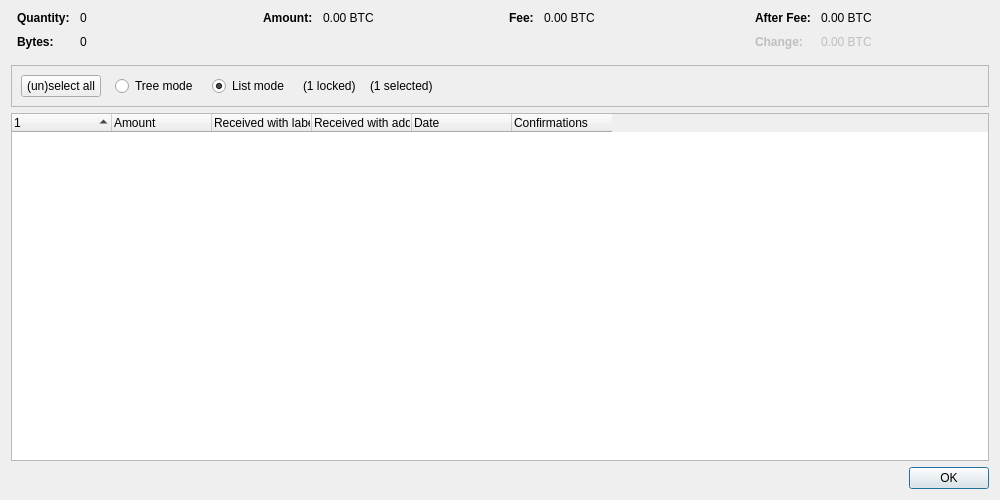
<?xml version="1.0" encoding="UTF-8"?>
<ui version="4.0">
 <class>CoinControlDialog</class>
 <widget class="QDialog" name="CoinControlDialog">
  <property name="geometry">
   <rect>
    <x>0</x>
    <y>0</y>
    <width>1000</width>
    <height>500</height>
   </rect>
  </property>
  <property name="windowTitle">
   <string>Coin Selection</string>
  </property>
  <layout class="QVBoxLayout" name="verticalLayout">
   <item>
    <layout class="QHBoxLayout" name="horizontalLayoutTop" stretch="0,0,0,0">
     <property name="topMargin">
      <number>0</number>
     </property>
     <property name="bottomMargin">
      <number>10</number>
     </property>
     <item>
      <layout class="QFormLayout" name="formLayoutCoinControl1">
       <property name="labelAlignment">
        <set>Qt::AlignLeft|Qt::AlignVCenter</set>
       </property>
       <property name="horizontalSpacing">
        <number>10</number>
       </property>
       <property name="verticalSpacing">
        <number>10</number>
       </property>
       <property name="leftMargin">
        <number>6</number>
       </property>
       <property name="rightMargin">
        <number>6</number>
       </property>
       <item row="0" column="0">
        <widget class="QLabel" name="labelCoinControlQuantityText">
         <property name="font">
          <font>
           <weight>75</weight>
           <bold>true</bold>
          </font>
         </property>
         <property name="text">
          <string>Quantity:</string>
         </property>
        </widget>
       </item>
       <item row="0" column="1">
        <widget class="QLabel" name="labelCoinControlQuantity">
         <property name="cursor">
          <cursorShape>IBeamCursor</cursorShape>
         </property>
         <property name="contextMenuPolicy">
          <enum>Qt::ActionsContextMenu</enum>
         </property>
         <property name="text">
          <string notr="true">0</string>
         </property>
         <property name="textInteractionFlags">
          <set>Qt::LinksAccessibleByMouse|Qt::TextSelectableByKeyboard|Qt::TextSelectableByMouse</set>
         </property>
        </widget>
       </item>
       <item row="1" column="0">
        <widget class="QLabel" name="labelCoinControlBytesText">
         <property name="font">
          <font>
           <weight>75</weight>
           <bold>true</bold>
          </font>
         </property>
         <property name="text">
          <string>Bytes:</string>
         </property>
        </widget>
       </item>
       <item row="1" column="1">
        <widget class="QLabel" name="labelCoinControlBytes">
         <property name="cursor">
          <cursorShape>IBeamCursor</cursorShape>
         </property>
         <property name="contextMenuPolicy">
          <enum>Qt::ActionsContextMenu</enum>
         </property>
         <property name="text">
          <string notr="true">0</string>
         </property>
         <property name="textInteractionFlags">
          <set>Qt::LinksAccessibleByMouse|Qt::TextSelectableByKeyboard|Qt::TextSelectableByMouse</set>
         </property>
        </widget>
       </item>
      </layout>
     </item>
     <item>
      <layout class="QFormLayout" name="formLayoutCoinControl2">
       <property name="horizontalSpacing">
        <number>10</number>
       </property>
       <property name="verticalSpacing">
        <number>10</number>
       </property>
       <property name="leftMargin">
        <number>6</number>
       </property>
       <property name="rightMargin">
        <number>6</number>
       </property>
       <item row="0" column="0">
        <widget class="QLabel" name="labelCoinControlAmountText">
         <property name="font">
          <font>
           <weight>75</weight>
           <bold>true</bold>
          </font>
         </property>
         <property name="text">
          <string>Amount:</string>
         </property>
        </widget>
       </item>
       <item row="0" column="1">
        <widget class="QLabel" name="labelCoinControlAmount">
         <property name="cursor">
          <cursorShape>IBeamCursor</cursorShape>
         </property>
         <property name="contextMenuPolicy">
          <enum>Qt::ActionsContextMenu</enum>
         </property>
         <property name="text">
          <string notr="true">0.00 BTC</string>
         </property>
         <property name="textInteractionFlags">
          <set>Qt::LinksAccessibleByMouse|Qt::TextSelectableByKeyboard|Qt::TextSelectableByMouse</set>
         </property>
        </widget>
       </item>
      </layout>
     </item>
     <item>
      <layout class="QFormLayout" name="formLayoutCoinControl3">
       <property name="horizontalSpacing">
        <number>10</number>
       </property>
       <property name="verticalSpacing">
        <number>10</number>
       </property>
       <property name="leftMargin">
        <number>6</number>
       </property>
       <property name="rightMargin">
        <number>6</number>
       </property>
       <item row="0" column="0">
        <widget class="QLabel" name="labelCoinControlFeeText">
         <property name="font">
          <font>
           <weight>75</weight>
           <bold>true</bold>
          </font>
         </property>
         <property name="text">
          <string>Fee:</string>
         </property>
        </widget>
       </item>
       <item row="0" column="1">
        <widget class="QLabel" name="labelCoinControlFee">
         <property name="cursor">
          <cursorShape>IBeamCursor</cursorShape>
         </property>
         <property name="contextMenuPolicy">
          <enum>Qt::ActionsContextMenu</enum>
         </property>
         <property name="text">
          <string notr="true">0.00 BTC</string>
         </property>
         <property name="textInteractionFlags">
          <set>Qt::LinksAccessibleByMouse|Qt::TextSelectableByKeyboard|Qt::TextSelectableByMouse</set>
         </property>
        </widget>
       </item>
      </layout>
     </item>
     <item>
      <layout class="QFormLayout" name="formLayoutCoinControl4">
       <property name="labelAlignment">
        <set>Qt::AlignLeft|Qt::AlignVCenter</set>
       </property>
       <property name="horizontalSpacing">
        <number>10</number>
       </property>
       <property name="verticalSpacing">
        <number>10</number>
       </property>
       <property name="leftMargin">
        <number>6</number>
       </property>
       <property name="rightMargin">
        <number>6</number>
       </property>
       <item row="0" column="0">
        <widget class="QLabel" name="labelCoinControlAfterFeeText">
         <property name="font">
          <font>
           <weight>75</weight>
           <bold>true</bold>
          </font>
         </property>
         <property name="text">
          <string>After Fee:</string>
         </property>
        </widget>
       </item>
       <item row="0" column="1">
        <widget class="QLabel" name="labelCoinControlAfterFee">
         <property name="cursor">
          <cursorShape>IBeamCursor</cursorShape>
         </property>
         <property name="contextMenuPolicy">
          <enum>Qt::ActionsContextMenu</enum>
         </property>
         <property name="text">
          <string notr="true">0.00 BTC</string>
         </property>
         <property name="textInteractionFlags">
          <set>Qt::LinksAccessibleByMouse|Qt::TextSelectableByKeyboard|Qt::TextSelectableByMouse</set>
         </property>
        </widget>
       </item>
       <item row="1" column="0">
        <widget class="QLabel" name="labelCoinControlChangeText">
         <property name="enabled">
          <bool>false</bool>
         </property>
         <property name="font">
          <font>
           <weight>75</weight>
           <bold>true</bold>
          </font>
         </property>
         <property name="text">
          <string>Change:</string>
         </property>
        </widget>
       </item>
       <item row="1" column="1">
        <widget class="QLabel" name="labelCoinControlChange">
         <property name="enabled">
          <bool>false</bool>
         </property>
         <property name="cursor">
          <cursorShape>IBeamCursor</cursorShape>
         </property>
         <property name="contextMenuPolicy">
          <enum>Qt::ActionsContextMenu</enum>
         </property>
         <property name="text">
          <string notr="true">0.00 BTC</string>
         </property>
         <property name="textInteractionFlags">
          <set>Qt::LinksAccessibleByMouse|Qt::TextSelectableByKeyboard|Qt::TextSelectableByMouse</set>
         </property>
        </widget>
       </item>
      </layout>
     </item>
    </layout>
   </item>
   <item>
    <widget class="QFrame" name="frame">
     <property name="minimumSize">
      <size>
       <width>0</width>
       <height>40</height>
      </size>
     </property>
     <property name="frameShape">
      <enum>QFrame::StyledPanel</enum>
     </property>
     <property name="frameShadow">
      <enum>QFrame::Sunken</enum>
     </property>
     <layout class="QHBoxLayout" name="horizontalLayout">
      <item>
       <layout class="QHBoxLayout" name="horizontalLayoutPanel" stretch="0,0,0,0,0">
        <property name="spacing">
         <number>14</number>
        </property>
        <item>
         <widget class="QPushButton" name="pushButtonSelectAll">
          <property name="sizePolicy">
           <sizepolicy hsizetype="Maximum" vsizetype="Fixed">
            <horstretch>0</horstretch>
            <verstretch>0</verstretch>
           </sizepolicy>
          </property>
          <property name="text">
           <string>(un)select all</string>
          </property>
          <property name="autoDefault">
           <bool>false</bool>
          </property>
         </widget>
        </item>
        <item>
         <widget class="QRadioButton" name="radioTreeMode">
          <property name="sizePolicy">
           <sizepolicy hsizetype="Maximum" vsizetype="Fixed">
            <horstretch>0</horstretch>
            <verstretch>0</verstretch>
           </sizepolicy>
          </property>
          <property name="text">
           <string>Tree mode</string>
          </property>
         </widget>
        </item>
        <item>
         <widget class="QRadioButton" name="radioListMode">
          <property name="sizePolicy">
           <sizepolicy hsizetype="Maximum" vsizetype="Fixed">
            <horstretch>0</horstretch>
            <verstretch>0</verstretch>
           </sizepolicy>
          </property>
          <property name="text">
           <string>List mode</string>
          </property>
          <property name="checked">
           <bool>true</bool>
          </property>
         </widget>
        </item>
        <item>
         <widget class="QLabel" name="labelLocked">
          <property name="text">
           <string notr="true">(1 locked)</string>
          </property>
         </widget>
        </item>
        <item>
         <widget class="QLabel" name="labelSelected">
          <property name="text">
           <string notr="true">(1 selected)</string>
          </property>
         </widget>
        </item>
        <item>
         <spacer name="horizontalSpacer">
          <property name="orientation">
           <enum>Qt::Horizontal</enum>
          </property>
          <property name="sizeHint" stdset="0">
           <size>
            <width>40</width>
            <height>20</height>
           </size>
          </property>
         </spacer>
        </item>
       </layout>
      </item>
     </layout>
    </widget>
   </item>
   <item>
    <widget class="CoinControlTreeWidget" name="treeWidget">
     <property name="contextMenuPolicy">
      <enum>Qt::CustomContextMenu</enum>
     </property>
     <property name="sortingEnabled">
      <bool>false</bool>
     </property>
     <property name="columnCount">
      <number>6</number>
     </property>
     <attribute name="headerShowSortIndicator" stdset="0">
      <bool>true</bool>
     </attribute>
     <attribute name="headerStretchLastSection">
      <bool>false</bool>
     </attribute>
     <column>
      <property name="text">
       <string/>
      </property>
     </column>
     <column>
      <property name="text">
       <string>Amount</string>
      </property>
     </column>
     <column>
      <property name="text">
       <string>Received with label</string>
      </property>
     </column>
     <column>
      <property name="text">
       <string>Received with address</string>
      </property>
     </column>
     <column>
      <property name="text">
       <string>Date</string>
      </property>
     </column>
     <column>
      <property name="text">
       <string>Confirmations</string>
      </property>
      <property name="toolTip">
       <string>Confirmed</string>
      </property>
     </column>
     <column>
      <property name="text">
       <string/>
      </property>
     </column>
     <column>
      <property name="text">
       <string/>
      </property>
     </column>
     <column>
      <property name="text">
       <string/>
      </property>
     </column>
     <column>
      <property name="text">
       <string/>
      </property>
     </column>
    </widget>
   </item>
   <item>
    <widget class="QDialogButtonBox" name="buttonBox">
     <property name="orientation">
      <enum>Qt::Horizontal</enum>
     </property>
     <property name="standardButtons">
      <set>QDialogButtonBox::Ok</set>
     </property>
    </widget>
   </item>
  </layout>
 </widget>
 <customwidgets>
  <customwidget>
   <class>CoinControlTreeWidget</class>
   <extends>QTreeWidget</extends>
   <header>qt/coincontroltreewidget.h</header>
  </customwidget>
 </customwidgets>
 <resources/>
 <connections/>
</ui>
